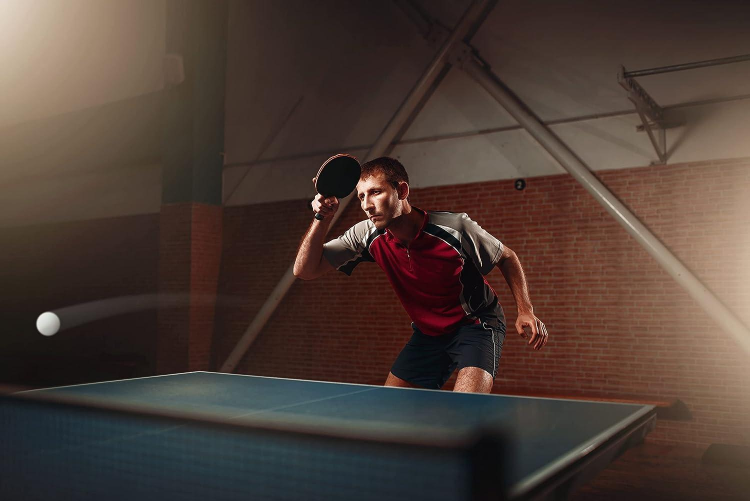
#> input picture Course/Image Processing/Images/1.jpg, 1500 x 1001 px, found by its file name (shown at 1/2 size)
$ python processing.py
#> lines starting #> are read from the running program, lines starting #| are printed output that depends on the picture; after the words box and inside, x2 and y2 are one past the last pixel; in counts of white or black regions, pixels touching at a corner belong together
import cv2
import matplotlib.pyplot as plt
import numpy

#Blending images
img_1 = cv2.imread('Course\Image Processing\Images\\1.jpg')
#> img_1 is the input picture: shape (1001, 1500, 3); mean B, G, R 53.1, 60.4, 75.9
img_1 = cv2.cvtColor(img_1, cv2.COLOR_BGR2RGB)
img_2 = cv2.imread('Course\Image Processing\Images\\2.jpg')
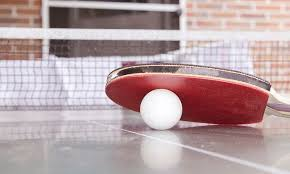
#> input picture Course/Image Processing/Images/2.jpg, 290 x 174 px, found by its file name
#> img_2 is the input picture: shape (174, 290, 3); mean B, G, R 163.9, 161.8, 182.9
img_2 = cv2.cvtColor(img_2, cv2.COLOR_BGR2RGB)
large_img = img_1
small_img = img_2

#Resizing both images to be the same size
print(img_1.shape)
#| (1001, 1500, 3)
print(img_2.shape)
#| (174, 290, 3)

# [10 lines of commented-out code are left out]
x_offset = 0
y_offset = 0
x_end = x_offset + small_img.shape[1]
#> x_end = 290
y_end = y_offset + small_img.shape[0]
#> y_end = 174
large_img[y_offset:y_end, x_offset:x_end] = small_img
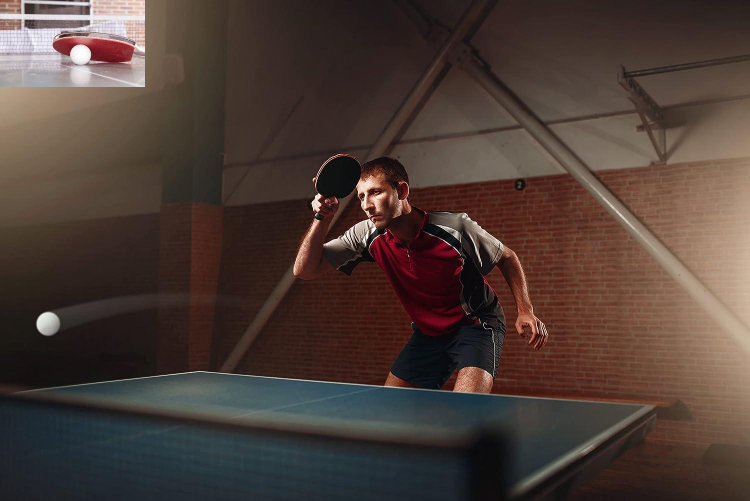
#> large_img: shape (1001, 1500, 3) (shown at 1/2 size); mean R, G, B 76.4, 60.8, 54.4
plt.imshow(large_img)
#plt.show()

#Masking
img_1 = cv2.imread('Course\Image Processing\Images\\1.jpg')
img_1 = cv2.cvtColor(img_1, cv2.COLOR_BGR2RGB)
img_3 = cv2.imread('Course\Image Processing\Images\\3.jpg')
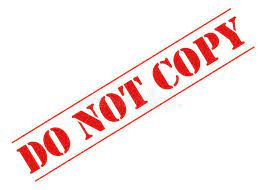
#> input picture Course/Image Processing/Images/3.jpg, 266 x 190 px, found by its file name
#> img_3 is the input picture: shape (190, 266, 3); mean B, G, R 233.9, 234.7, 249.8
img_3 = cv2.cvtColor(img_3, cv2.COLOR_BGR2RGB)
img_3 = cv2.resize(img_3, (174, 290))
#> img_3: shape (290, 174, 3)
print(img_3.shape)
#| (290, 174, 3)
x_offset =  img_1.shape[1] - img_3.shape[1]
#> x_offset = 1326
y_offset =  img_1.shape[0] - img_3.shape[0]
#> y_offset = 711
rows, columns, channels = img_3.shape
#> rows = 290; columns = 174; channels = 3
roi = img_1[y_offset:img_1.shape[0], x_offset:img_1.shape[1]]
print(roi.shape)
#| (290, 174, 3)
img_3Gray = cv2.cvtColor(img_3, cv2.COLOR_RGB2GRAY)
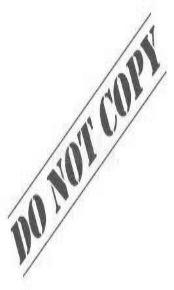
#> img_3Gray: shape (290, 174); min 62, max 255, mean 239.1
mask_inv = cv2.bitwise_not(img_3Gray)
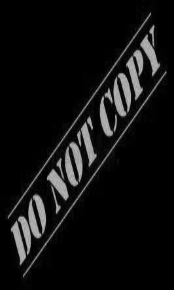
#> mask_inv: shape (290, 174); min 0, max 193, mean 15.9
white_background = numpy.full(img_3.shape, 255, dtype=numpy.uint8)
bk = cv2.bitwise_or(white_background, white_background, mask=mask_inv)
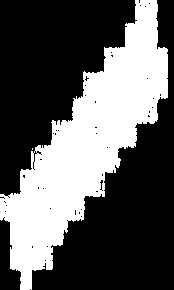
#> bk: shape (290, 174, 3); 36% white; 2 white regions (1 under 20 px), largest, box (x1, y1, x2, y2) and area: (0, 0, 168, 290) 18176
#> white_background: shape (290, 174, 3); every value is 255
fg = cv2.bitwise_or(img_3, img_3, mask=mask_inv)
final_roi = cv2.bitwise_or(roi, fg)
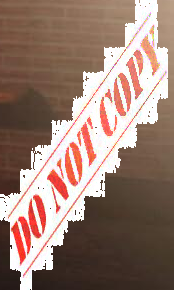
#> final_roi: shape (290, 174, 3); mean R, G, B 152.9, 126.8, 115.3
large_img = img_1
small_img = final_roi
#> (the run stopped early here; a loop or call above may not have finished)
